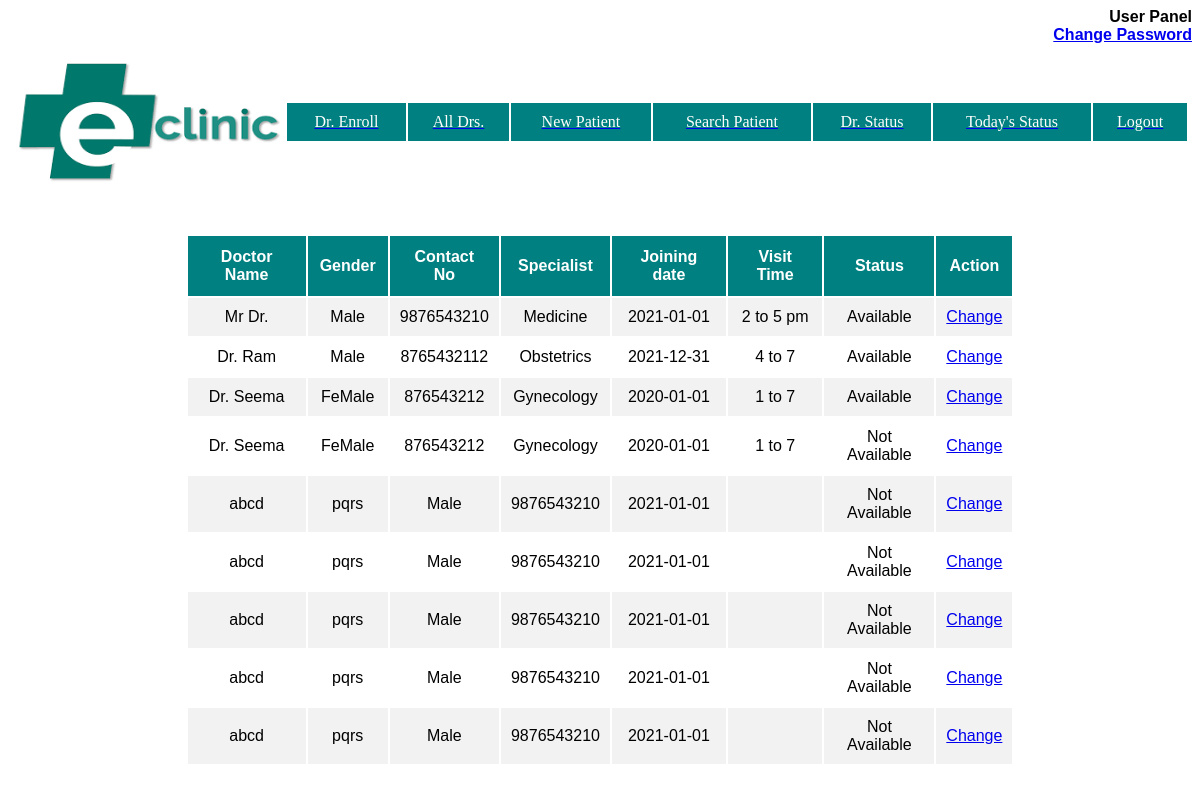
The page /change_status.php on the database its author committed.
### tables this page shows
CREATE TABLE `doctor` (
  `did` int(11) NOT NULL,
  `dname` varchar(50) NOT NULL,
  `gen` varchar(10) NOT NULL,
  `ctno` varchar(12) NOT NULL,
  `speciality` varchar(40) NOT NULL,
  `doj` varchar(30) NOT NULL,
  `dt` varchar(30) NOT NULL,
  `status` varchar(20) NOT NULL
);

### change_status.php (the view, shortened to what this page needs)
<?php
	include "dbconnect.php";
	include "heading.php";
	$s="select * from doctor";
	$rs=mysqli_query($con,$s);
	echo "<br><table style='border-collapse:collapse class=tab' width='70%'>";
	echo "<tr><th>Doctor Name<th>Gender<th>Contact No<th>Specialist<th>Joining date<th>Visit Time<th>Status<th>Action";
	while($r=mysqli_fetch_array($rs))
	{
		$did=$r[0];
		echo "<tr><td class=tdt>$r[1]";
		echo "<td class=tdt>$r[2]";
		echo "<td class=tdt>$r[3]";
		echo "<td class=tdt>$r[4]";
		echo "<td class=tdt>$r[5]";
		echo "<td class=tdt>$r[6]";
		echo "<td class=tdt>$r[7]";
		echo "<td class=tdt><a href='change_status.php?did=$did&status=$r[7]'>Change</a>";
	}
	echo"</table>";
?>

### change_status.php (style rules this page uses)
th { background-color: #008080; color: white; padding: 12px; }
.tdt { text-align: center; padding: 10px; }
tr:nth-child(even) { background-color: #f2f2f2; }

### heading.php (style rules this page uses)
td { text-align:center; }

### rows shown on the page
doctor: dname "Mr Dr.", gen "Male", ctno "9876543210", speciality "Medicine", doj "2021-01-01", dt "2 to 5 pm", status "Available"
doctor: dname "Dr. Ram", gen "Male", ctno "8765432112", speciality "Obstetrics", doj "2021-12-31", dt "4 to 7", status "Available"
doctor: dname "Dr. Seema", gen "FeMale", ctno "876543212", speciality "Gynecology", doj "2020-01-01", dt "1 to 7", status "Available"
doctor: dname "Dr. Seema", gen "FeMale", ctno "876543212", speciality "Gynecology", doj "2020-01-01", dt "1 to 7", status "Not Available"
doctor: dname "abcd", gen "pqrs", ctno "Male", speciality "9876543210", doj "2021-01-01", status "Not Available"
doctor: dname "abcd", gen "pqrs", ctno "Male", speciality "9876543210", doj "2021-01-01", status "Not Available"
doctor: dname "abcd", gen "pqrs", ctno "Male", speciality "9876543210", doj "2021-01-01", status "Not Available"
doctor: dname "abcd", gen "pqrs", ctno "Male", speciality "9876543210", doj "2021-01-01", status "Not Available"
doctor: dname "abcd", gen "pqrs", ctno "Male", speciality "9876543210", doj "2021-01-01", status "Not Available"
